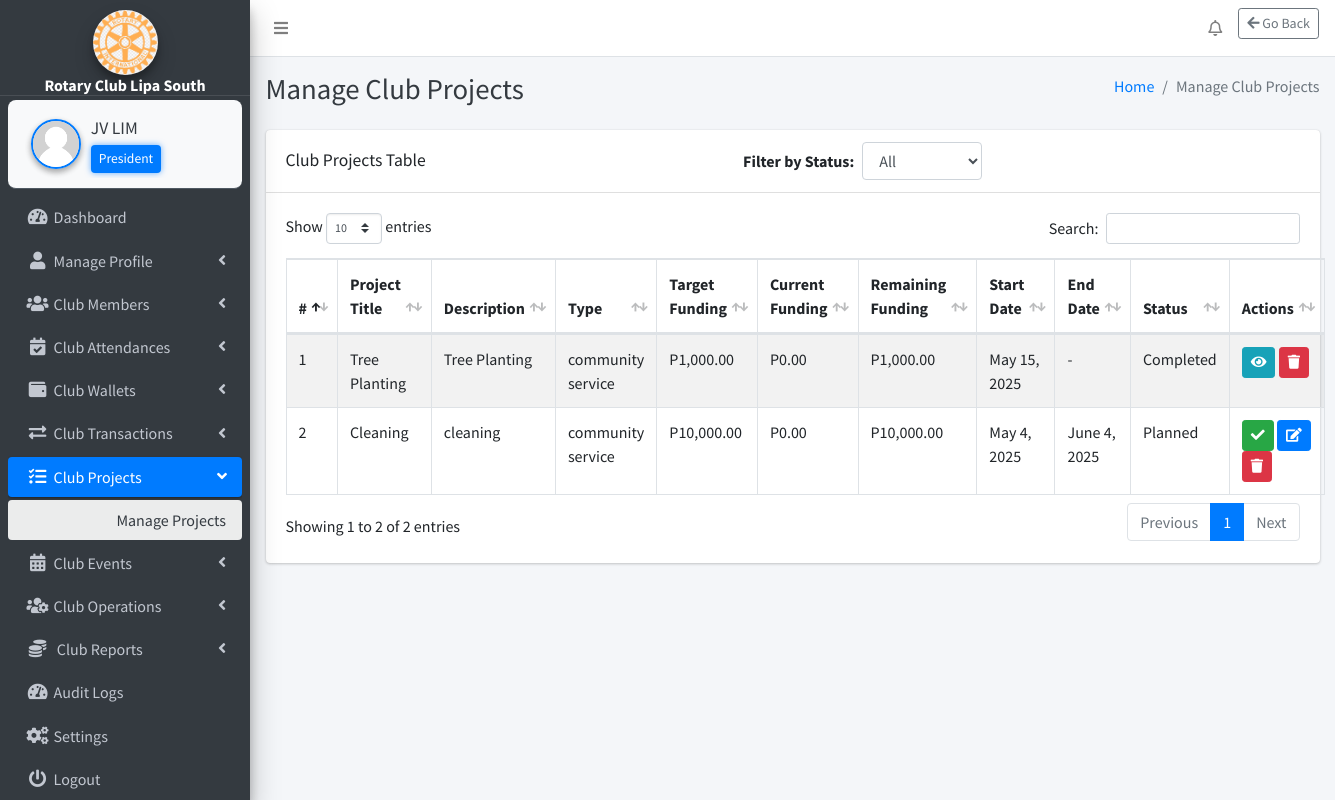
Page /webpages/club-projects/manage-projects/manage_projects.php (signed in) on the committed database.
### tables this page shows
CREATE TABLE `settings` (
  `id` int(11) NOT NULL,
  `system_name` varchar(255) NOT NULL,
  `logo` varchar(255) NOT NULL,
  `currency` varchar(50) NOT NULL
);

CREATE TABLE `club_position` (
  `id` int(11) NOT NULL,
  `position_name` varchar(255) NOT NULL
);

CREATE TABLE `club_projects` (
  `id` int(11) NOT NULL,
  `title` varchar(255) NOT NULL,
  `description` text NOT NULL,
  `type` enum('project','event','community service','other') NOT NULL,
  `target_funding` decimal(10,2) DEFAULT 0.00,
  `current_funding` decimal(10,2) DEFAULT 0.00,
  `remaining_funding` decimal(10,2) GENERATED ALWAYS AS (`target_funding` - `current_funding`) STORED,
  `start_date` date NOT NULL,
  `end_date` date DEFAULT NULL,
  `location` varchar(255) NOT NULL,
  `status` enum('Planned','Ongoing','Completed') NOT NULL DEFAULT 'Planned',
  `encoded_by` int(11) NOT NULL,
  `encoded_at` timestamp NOT NULL DEFAULT current_timestamp(),
  `updated_at` timestamp NULL DEFAULT NULL ON UPDATE current_timestamp()
);

### webpages/club-projects/manage-projects/manage_projects.php (the view, shortened to what the rows shown need)
<?php
include_once($_SERVER['DOCUMENT_ROOT'] . '/rotary/includes/config.php');
$currencySymbol = '₱';
$currencyQuery = "SELECT currency FROM settings WHERE id = 1";
$currencyResult = $conn->query($currencyQuery);
if ($currencyResult->num_rows > 0) {
    $currencySymbol = $currencyResult->fetch_assoc()['currency'];
}
$filterStatus = isset($_GET['filter']) ? $_GET['filter'] : 'All';
$filterSql = ($filterStatus !== 'All') ? "WHERE status = ?" : "";
$query = "SELECT * FROM club_projects $filterSql ORDER BY encoded_at DESC";
$stmt = $conn->prepare($query);
$stmt->execute();
$result = $stmt->get_result();
?>
<!DOCTYPE html>
<html lang="en">
<?php include('../../../includes/header.php'); ?>
<link href="https://cdn.jsdelivr.net/npm/select2@4.1.0-rc.0/dist/css/select2.min.css" rel="stylesheet" />
<body class="hold-transition sidebar-mini layout-fixed layout-navbar-fixed layout-footer-fixed">
<div class="wrapper">
    <?php include('../../../includes/nav.php'); ?>
    <?php include('../../../includes/sidebar.php'); ?>
    <div class="content-wrapper">
        <?php include('../../../includes/page_title.php'); ?>
        <section class="content">
            <div class="container-fluid">
                <div class="row">
                    <div class="col-12">
                        <div class="card">
                            <div class="card-body">
                                <table id="projectsTable" class="table table-bordered table-striped">
                                    <thead>
                                        <tr>
                                            <th>#</th>
                                            <th>Project Title</th>
                                            <th>Description</th>
                                            <th>Type</th>
                                            <th>Target Funding</th>
                                            <th>Current Funding</th>
                                            <th>Remaining Funding</th>
                                            <th>Start Date</th>
                                            <th>End Date</th>
                                            <th>Status</th>
                                            <?php if ($_SESSION['role'] === '1' || $_SESSION['role'] === '3' || $_SESSION['role'] === '5' || $_SESSION['role'] === '100'): ?>
                                                <th>Actions</th>
                                            <?php endif; ?>
                                        </tr>
                                    </thead>
                                    <tbody>
                                        <?php
                                        $counter = 1;
                                        while ($row = $result->fetch_assoc()) {
                                            echo "<tr>";
                                            echo "<td>{$counter}</td>";
                                            echo "<td>" . htmlspecialchars($row['title']) . "</td>";
                                            echo "<td>" . htmlspecialchars($row['description']) . "</td>";
                                            echo "<td>" . htmlspecialchars($row['type']) . "</td>";
                                            echo "<td>{$currencySymbol}" . number_format($row['target_funding'], 2) . "</td>";
                                            echo "<td>{$currencySymbol}" . number_format($row['current_funding'], 2) . "</td>";
                                            echo "<td>{$currencySymbol}" . number_format($row['remaining_funding'], 2) . "</td>";
                                            echo "<td>" . date("F j, Y", strtotime($row['start_date'])) . "</td>";
                                            echo "<td>" . ($row['end_date'] ? date("F j, Y", strtotime($row['end_date'])) : '-') . "</td>";
                                            echo "<td>" . htmlspecialchars($row['status']) . "</td>";
                                            if ($_SESSION['role'] === '1' || $_SESSION['role'] === '3' || $_SESSION['role'] === '5' || $_SESSION['role'] === '100') {
                                                echo "<td>";
                                                if (in_array($_SESSION['role'], ['1', '3', '100'])) {
                                                   if ($row['status'] === 'Planned') {
                                                        echo '<button class="btn btn-success btn-sm confirm-action" data-id="' . $row['id'] . '" data-status="Ongoing" data-action-type="status" title="Mark as Ongoing"><i class="fas fa-check"></i></button> ';
                                                        echo '<a href="edit_project.php?id=' . $row['id'] . '" class="btn btn-primary btn-sm" title="Edit Project"><i class="fas fa-edit"></i></a> ';
                                                        echo '<button class="btn btn-danger btn-sm confirm-action" data-id="' . $row['id'] . '" data-action-type="delete" title="Delete Project"><i class="fas fa-trash"></i></button>';
                                                    } elseif ($row['status'] === 'Completed') {
                                                        echo '<a href="project_details.php?id=' . $row['id'] . '" class="btn btn-info btn-sm" title="View Details"><i class="fas fa-eye"></i></a> ';
                                                      echo '<button class="btn btn-danger btn-sm confirm-action" data-id="' . $row['id'] . '" data-action-type="delete" title="Delete Project"><i class="fas fa-trash"></i></button>';
                                                    }
                                                } elseif ($_SESSION['role'] === '5' || $_SESSION['role'] === '100') {
                                                    echo '<a href="project_details.php?id=' . $row['id'] . '" class="btn btn-info btn-sm" title="View Details"><i class="fas fa-eye"></i></a>';
                                                }
                                                echo "</td>";
                                            }
                                            echo "</tr>";
                                            $counter++;
                                        }
                                        ?>
                                    </tbody>
                                </table>
                            </div>
                        </div>
                    </div>
                </div>
            </div>
        </section>
    </div>
</div>
</body>
</html>

### includes/sidebar.php (shortened to what the rows shown need)
<?php
function getSystemName() {
    global $conn;
    $result = $conn->query("SELECT system_name FROM settings");
    return ($result->num_rows > 0) ? $result->fetch_assoc()['system_name'] : 'RCLS';
}
if (isset($_SESSION['user_id'])) {
    $userId = $_SESSION['user_id'];
    $positionName = '';
    $sql = "SELECT cp.position_name
            FROM club_position cp
            INNER JOIN members m ON cp.id = m.role
            WHERE m.id = '$userId'";
    $positionResult = $conn->query($sql);
    if ($positionResult && $positionRow = $positionResult->fetch_assoc()) {
        $positionName = $positionRow['position_name'];
    }
}
function getLogoUrl() {
    global $conn;
    $result = $conn->query("SELECT logo FROM settings");
    if ($result->num_rows > 0) {
        $logoFile = $result->fetch_assoc()['logo'];
        $path = "/rotary/uploads/" . $logoFile;
        return file_exists($_SERVER['DOCUMENT_ROOT'] . $path) ? $path : "/rotary/dist/img/AdminLTELogo.png";
    }
    return "/rotary/dist/img/AdminLTELogo.png";
}
?>
<aside class="main-sidebar sidebar-dark-primary elevation-4">
    <div class="text-center"
         style="padding: 10px 0 0 0; margin: 0 !important; border-bottom: 1px solid rgba(255,255,255,0.1);">
        <a href="#" class="d-block" style="margin: 0; padding: 0;">
            <img src="<?php echo getLogoUrl(); ?>"
                 alt="Logo"
                 class="img-circle elevation-3"
                 style="width: 65px; height: 65px; object-fit: cover; margin: 0 auto; display: block;">
            <div class="brand-text font-weight-bold text-white"
                 style="font-size: 1rem; line-height: 1.1; margin: 2px 0 0 0;">
                <?php echo getSystemName(); ?>
            </div>
        </a>
    </div>
    <div class="sidebar" style="padding-top: 4px !important; margin-top: 0 !important;">
        <div class="user-panel d-flex align-items-center"
             style="background-color: #f8f9fa; border-radius: 8px; padding: 10px; margin: 0 !important;">
            <div class="info flex-grow-1">
                <a href="/rotary/webpages/manage-profile/edit-profile/edit_profile.php"
                   class="d-block fw-semibold text-dark"
                   style="font-size: 1.1rem; white-space: nowrap; overflow: hidden; text-overflow: ellipsis;">
                    <?php echo htmlspecialchars($_SESSION['fullname'] ?? 'Guest'); ?>
                </a>
                <?php if (!empty($positionName)): ?>
                    <small class="d-block mt-1 px-2 py-1 rounded"
                           style="background-color: #007bff; color: white; font-size: 0.85rem; max-width: fit-content; box-shadow: 0 0 6px rgba(0, 123, 255, 0.6);">
                        <?php echo htmlspecialchars($positionName); ?>
                    </small>
                <?php else: ?>
                    <small class="d-block mt-1 text-muted" style="font-size: 0.85rem;">No Role Assigned</small>
                <?php endif; ?>
            </div>
        </div>
    </div>
</aside>

### rows in the picture
settings: logo (picture), system_name "Rotary Club Lipa South", currency "P"
club_position: position_name "President"
club_projects: title "Tree Planting", description "Tree Planting", type "community service", target_funding "1,000.00", current_funding "0.00", remaining_funding "1,000.00", start_date "May 15, 2025", status "Completed"
club_projects: title "Cleaning", description "cleaning", type "community service", target_funding "10,000.00", current_funding "0.00", remaining_funding "10,000.00", start_date "May 4, 2025", end_date "June 4, 2025", status "Planned"

### other values in the picture
$_SESSION['fullname'] "JV LIM"
$pageTitle "Manage Club Projects"
